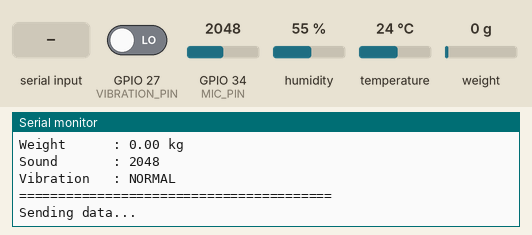
Recording of a sketch running on a simulated ESP32. On the bench: the last lines printed to the serial monitor. The test bench sets the inputs (shaded band); at power-on: GPIO 27 (VIBRATION_PIN) LOW, GPIO 34 (MIC_PIN) = 2048, humidity 55 %, temperature 24 °C, weight on the scale 0 g. WiFi joins after 1.5 s; servers stay silent unless stated; uploads are accepted with an empty reply.

Above: at 4.1 s.
4.2 s: GPIO 27 (VIBRATION_PIN) driven HIGH
15.4 s: "t" received over Serial
At 17.6 s:
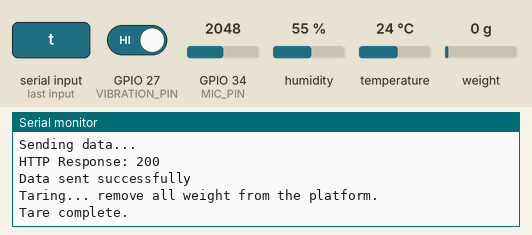
17.9 s: "c" received over Serial
At 19.2 s:
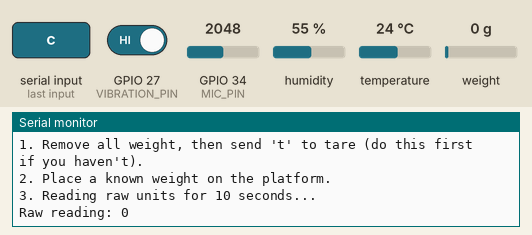
19.4 s: "w" received over Serial
At 30.2 s:
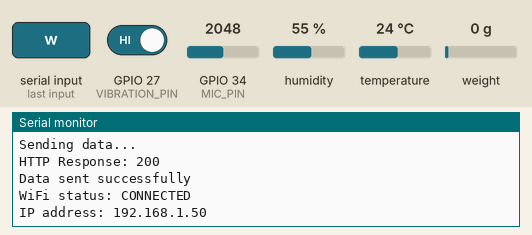

The sketch:

esp32_hive_monitor.ino
```cpp
/*
  HoneyChain — ESP32 Hive Monitor
  ================================

  One ESP32 per hive. Each device has its own HIVE_ID (get this from
  the website: Beekeeper Dashboard → My Hives → Register Hive — the
  generated Hive ID, e.g. "HIVE-001", goes in HIVE_ID below).

  Sensors on this prototype (matches the wiring used for the LoRa hive
  node — pins were changed from the original placeholders to match it
  exactly, so the same physical wiring works with either firmware):
    - DHT22            temperature + humidity      -> GPIO 4
    - HX711 + 1x load cell   weight                -> DT=GPIO 32, SCK=GPIO 33
    - Analog microphone      sound level            -> GPIO 34 (ADC1, input-only)
    - Digital vibration sensor                      -> GPIO 27

  Required Arduino libraries (Library Manager):
    - "DHT sensor library" by Adafruit (+ its "Adafruit Unified Sensor" dependency)
    - "HX711" by bogde
    (WiFi and HTTPClient ship with the ESP32 board package — nothing to install.)

  Data flow (see project README for the full picture):
    ESP32 --(HTTPS POST, Bearer token)--> Next.js /api/hive-data --> Supabase

  SECURITY: this firmware holds only this one hive's device secret
  (DEVICE_SECRET), never a Supabase key. The Next.js server is the only
  thing that talks to Supabase. If this device secret ever leaks, remove
  the hive from the dashboard and register it again to get a fresh one —
  it won't affect any other hive.

  Serial commands (type into Serial Monitor, 115200 baud, then Enter):
    t  -> tare the load cell (run this with an empty platform)
    c  -> calibration mode (place a known weight, note the reading, compute
          calibration_factor = raw_reading / known_weight_kg)
    r  -> print current sensor readings without sending
    w  -> print WiFi status

  AUTH: DEVICE_SECRET below is NOT a shared password — it's this specific
  hive's own secret, shown exactly once on the website when you clicked
  Register Hive. Every hive has a different one. If /api/hive-data starts
  rejecting this device with 401, the secret was lost — remove the hive
  from the dashboard and register it again to get a fresh one.
*/

#include <WiFi.h>
#include <HTTPClient.h>
#include <DHT.h>
#include <HX711.h>

// ---------------------------------------------------------------------------
// CONFIGURE THESE BEFORE FLASHING
// ---------------------------------------------------------------------------

const char* WIFI_SSID     = "YOUR_WIFI_SSID";
const char* WIFI_PASSWORD = "YOUR_WIFI_PASSWORD";

// From the website: Beekeeper Dashboard -> My Hives -> Register Hive.
// Every physical hive must use a DIFFERENT HIVE_ID.
const char* HIVE_ID = "HIVE-001";

// Your deployed HoneyChain URL (or http://<lan-ip>:3000 while testing on
// the same network as your dev machine — HTTP, not HTTPS, for localhost).
const char* SERVER_URL = "https://honeychain-nine.vercel.app/api/hive-data";

// This hive's device secret — shown once on the website right after you
// clicked Register Hive. Not a shared key: every hive gets its own.
const char* DEVICE_SECRET = "YOUR_DEVICE_SECRET";

// How often to send a reading. 5 minutes for real deployment; drop to
// something like 10000 (10s) while testing.
const unsigned long SEND_INTERVAL = 10000; // 10 seconds — testing
// const unsigned long SEND_INTERVAL = 300000; // 5 minutes — real deployment

// Load cell calibration factor. Use the 'c' serial command to find this:
// place a known weight on the platform, read the raw value, then
// calibration_factor = raw_reading / known_weight_kg.
float calibration_factor = 420.0; // <-- REPLACE WITH YOUR OWN CALIBRATION FACTOR

// ---------------------------------------------------------------------------
// Pins — matches the LoRa hive node's wiring (see header comment above)
// ---------------------------------------------------------------------------

#define DHT_PIN 4
#define DHT_TYPE DHT22

#define HX711_DT 32
#define HX711_SCK 33

#define MIC_PIN 34       // ADC1 input-only pin — analog reads only
#define VIBRATION_PIN 27

// ---------------------------------------------------------------------------

DHT dht(DHT_PIN, DHT_TYPE);
HX711 scale;

bool hx711Ready = false;
unsigned long lastSendAt = 0;

void setup() {
  Serial.begin(115200);
  delay(300);

  pinMode(VIBRATION_PIN, INPUT);

  dht.begin();

  scale.begin(HX711_DT, HX711_SCK);
  if (scale.wait_ready_timeout(2000)) {
    scale.set_scale(calibration_factor);
    scale.tare();
    hx711Ready = true;
    Serial.println("HX711 ready and tared.");
  } else {
    hx711Ready = false;
    Serial.println("HX711 NOT DETECTED — weight readings will report 0.");
  }

  connectWiFi();

  Serial.println();
  Serial.println("Ready. Serial commands: t=tare  c=calibrate  r=readings  w=wifi status");
}

void loop() {
  handleSerialCommands();
  ensureWiFiConnected();

  unsigned long now = millis();
  if (now - lastSendAt >= SEND_INTERVAL || lastSendAt == 0) {
    lastSendAt = now;
    sendReading();
  }
}

// ---------------------------------------------------------------------------
// WiFi
// ---------------------------------------------------------------------------

void connectWiFi() {
  Serial.print("Connecting to WiFi");
  WiFi.mode(WIFI_STA);
  WiFi.begin(WIFI_SSID, WIFI_PASSWORD);

  unsigned long start = millis();
  while (WiFi.status() != WL_CONNECTED && millis() - start < 15000) {
    delay(400);
    Serial.print(".");
  }
  Serial.println();

  if (WiFi.status() == WL_CONNECTED) {
    Serial.print("WiFi connected. IP: ");
    Serial.println(WiFi.localIP());
  } else {
    Serial.println("WiFi connection failed — will keep retrying in the background.");
  }
}

void ensureWiFiConnected() {
  if (WiFi.status() != WL_CONNECTED) {
    Serial.println("WiFi disconnected — reconnecting...");
    connectWiFi();
  }
}

// ---------------------------------------------------------------------------
// Sensor reads
// ---------------------------------------------------------------------------

struct Reading {
  float temperature;
  float humidity;
  bool dhtOk;
  float weight;
  int soundLevel;
  bool vibration;
};

Reading readAllSensors() {
  Reading r;

  r.humidity = dht.readHumidity();
  r.temperature = dht.readTemperature();
  r.dhtOk = !(isnan(r.humidity) || isnan(r.temperature));
  if (!r.dhtOk) {
    Serial.println("DHT22 READ ERROR");
    r.temperature = 0;
    r.humidity = 0;
  }

  if (hx711Ready && scale.wait_ready_timeout(500)) {
    r.weight = scale.get_units(10); // averaged over 10 samples
    if (r.weight < 0) r.weight = 0;
  } else {
    r.weight = 0;
  }

  // Average multiple ADC samples from the microphone to smooth noise.
  long micSum = 0;
  const int MIC_SAMPLES = 100;
  for (int i = 0; i < MIC_SAMPLES; i++) {
    micSum += analogRead(MIC_PIN);
    delayMicroseconds(200);
  }
  r.soundLevel = micSum / MIC_SAMPLES;

  r.vibration = digitalRead(VIBRATION_PIN) == HIGH;

  return r;
}

void printReading(const Reading &r) {
  Serial.println("========================================");
  Serial.print("       HONEY CHAIN - HIVE ");
  Serial.println(HIVE_ID);
  Serial.println("========================================");
  Serial.print("WiFi        : ");
  Serial.println(WiFi.status() == WL_CONNECTED ? "CONNECTED" : "DISCONNECTED");
  Serial.print("Temperature : ");
  Serial.print(r.temperature, 1);
  Serial.println(" \xC2\xB0C");
  Serial.print("Humidity    : ");
  Serial.print(r.humidity, 1);
  Serial.println(" %");
  Serial.print("Weight      : ");
  Serial.print(r.weight, 2);
  Serial.println(" kg");
  Serial.print("Sound       : ");
  Serial.println(r.soundLevel);
  Serial.print("Vibration   : ");
  Serial.println(r.vibration ? "DETECTED" : "NORMAL");
  Serial.println("========================================");
}

// ---------------------------------------------------------------------------
// Networking
// ---------------------------------------------------------------------------

void sendReading() {
  Reading r = readAllSensors();
  printReading(r);

  if (WiFi.status() != WL_CONNECTED) {
    Serial.println("Skipping send — WiFi not connected.");
    return;
  }

  // Built by hand (no ArduinoJson dependency) — keep field names/types
  // exactly matching what POST /api/hive-data expects.
  char payload[256];
  snprintf(
    payload, sizeof(payload),
    "{\"hiveId\":\"%s\",\"temperature\":%.1f,\"humidity\":%.1f,\"prototypeWeight\":%.2f,\"soundLevel\":%d,\"vibration\":%s}",
    HIVE_ID, r.temperature, r.humidity, r.weight, r.soundLevel, r.vibration ? "true" : "false"
  );

  Serial.println("Sending data...");

  HTTPClient http;
  http.begin(SERVER_URL);
  http.addHeader("Content-Type", "application/json");
  http.addHeader("Authorization", String("Bearer ") + DEVICE_SECRET);

  int statusCode = http.POST((uint8_t*)payload, strlen(payload));

  Serial.print("HTTP Response: ");
  Serial.println(statusCode);

  if (statusCode == 200 || statusCode == 201) {
    Serial.println("Data sent successfully");
  } else {
    Serial.print("Send failed. Server said: ");
    Serial.println(http.getString());
  }

  http.end();
}

// ---------------------------------------------------------------------------
// Serial commands
// ---------------------------------------------------------------------------

void handleSerialCommands() {
  if (!Serial.available()) return;
  char cmd = Serial.read();

  switch (cmd) {
    case 't':
    case 'T':
      if (hx711Ready) {
        Serial.println("Taring... remove all weight from the platform.");
        scale.tare();
        Serial.println("Tare complete.");
      } else {
        Serial.println("HX711 not detected — cannot tare.");
      }
      break;

    case 'c':
    case 'C':
      calibrationMode();
      break;

    case 'r':
    case 'R': {
      Reading r = readAllSensors();
      printReading(r);
      break;
    }

    case 'w':
    case 'W':
      Serial.print("WiFi status: ");
      Serial.println(WiFi.status() == WL_CONNECTED ? "CONNECTED" : "DISCONNECTED");
      if (WiFi.status() == WL_CONNECTED) {
        Serial.print("IP address: ");
        Serial.println(WiFi.localIP());
      }
      break;

    default:
      break; // ignore newlines / unknown characters
  }
}

void calibrationMode() {
  if (!hx711Ready) {
    Serial.println("HX711 not detected — cannot calibrate.");
    return;
  }
  Serial.println("--- Calibration mode ---");
  Serial.println("1. Remove all weight, then send 't' to tare (do this first if you haven't).");
  Serial.println("2. Place a known weight on the platform.");
  Serial.println("3. Reading raw units for 10 seconds...");

  scale.set_scale(); // raw mode (factor = 1) so we can read units directly
  unsigned long start = millis();
  while (millis() - start < 10000) {
    if (scale.wait_ready_timeout(500)) {
      long raw = scale.get_units(5);
      Serial.print("Raw reading: ");
      Serial.println(raw);
    }
    delay(500);
  }

  Serial.println("Now compute: calibration_factor = raw_reading / known_weight_kg");
  Serial.println("Update the calibration_factor constant at the top of this file with that value, then re-flash.");

  scale.set_scale(calibration_factor); // restore normal operation
}
```

Measured:
- after the input at 15.4 s, the serial monitor: prints a new line at once (image 1)
- after the input at 17.9 s, the serial monitor: prints a new line at once (image 2)
- after the input at 19.4 s, the serial monitor: prints a new line after 9.8 s (image 3)
